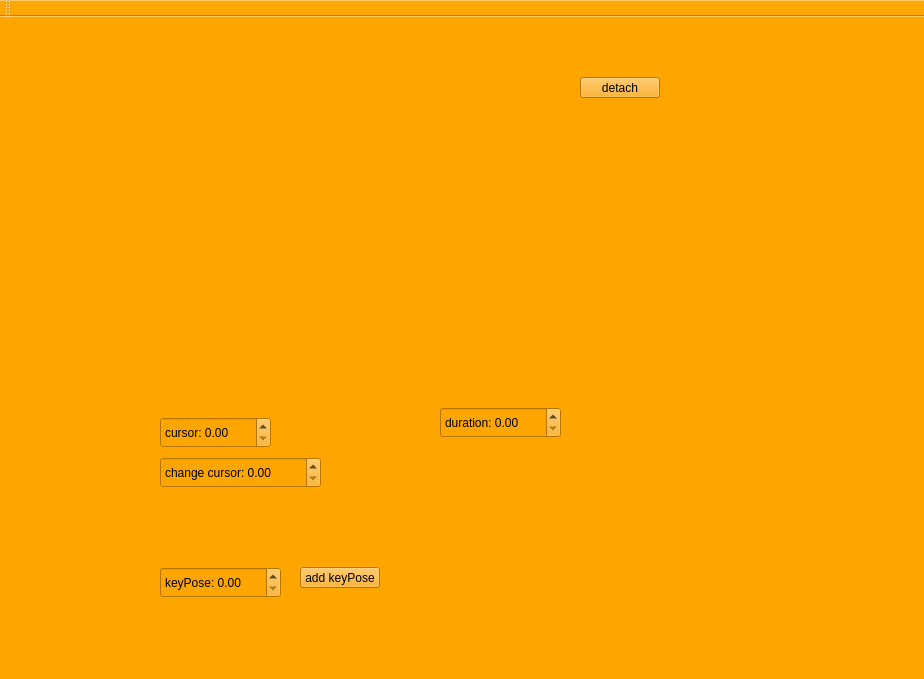
<?xml version="1.0" encoding="UTF-8"?>
<ui version="4.0">
 <class>MainWindow</class>
 <widget class="QMainWindow" name="MainWindow">
  <property name="geometry">
   <rect>
    <x>0</x>
    <y>0</y>
    <width>924</width>
    <height>679</height>
   </rect>
  </property>
  <property name="windowTitle">
   <string>MainWindow</string>
  </property>
  <property name="styleSheet">
   <string notr="true">background: orange</string>
  </property>
  <widget class="QWidget" name="centralWidget">
   <widget class="AnimTimeline" name="widget" native="true">
    <property name="geometry">
     <rect>
      <x>160</x>
      <y>110</y>
      <width>501</width>
      <height>161</height>
     </rect>
    </property>
   </widget>
   <widget class="QDoubleSpinBox" name="doubleSpinBox">
    <property name="geometry">
     <rect>
      <x>160</x>
      <y>400</y>
      <width>111</width>
      <height>31</height>
     </rect>
    </property>
    <property name="prefix">
     <string>cursor: </string>
    </property>
    <property name="suffix">
     <string/>
    </property>
   </widget>
   <widget class="QDoubleSpinBox" name="doubleSpinBox_2">
    <property name="geometry">
     <rect>
      <x>440</x>
      <y>390</y>
      <width>121</width>
      <height>31</height>
     </rect>
    </property>
    <property name="prefix">
     <string>duration: </string>
    </property>
   </widget>
   <widget class="QDoubleSpinBox" name="doubleSpinBox_3">
    <property name="geometry">
     <rect>
      <x>160</x>
      <y>440</y>
      <width>161</width>
      <height>31</height>
     </rect>
    </property>
    <property name="prefix">
     <string>change cursor: </string>
    </property>
   </widget>
   <widget class="QDoubleSpinBox" name="doubleSpinBox_4">
    <property name="geometry">
     <rect>
      <x>160</x>
      <y>550</y>
      <width>121</width>
      <height>31</height>
     </rect>
    </property>
    <property name="prefix">
     <string>keyPose: </string>
    </property>
   </widget>
   <widget class="QPushButton" name="pushButton">
    <property name="geometry">
     <rect>
      <x>300</x>
      <y>550</y>
      <width>80</width>
      <height>21</height>
     </rect>
    </property>
    <property name="text">
     <string>add keyPose</string>
    </property>
   </widget>
   <widget class="QPushButton" name="pushButton_2">
    <property name="geometry">
     <rect>
      <x>580</x>
      <y>60</y>
      <width>80</width>
      <height>21</height>
     </rect>
    </property>
    <property name="text">
     <string>detach</string>
    </property>
   </widget>
  </widget>
  <widget class="QMenuBar" name="menuBar">
   <property name="geometry">
    <rect>
     <x>0</x>
     <y>0</y>
     <width>924</width>
     <height>19</height>
    </rect>
   </property>
  </widget>
  <widget class="QToolBar" name="mainToolBar">
   <attribute name="toolBarArea">
    <enum>TopToolBarArea</enum>
   </attribute>
   <attribute name="toolBarBreak">
    <bool>false</bool>
   </attribute>
  </widget>
  <widget class="QStatusBar" name="statusBar"/>
 </widget>
 <layoutdefault spacing="6" margin="11"/>
 <customwidgets>
  <customwidget>
   <class>AnimTimeline</class>
   <extends>QWidget</extends>
   <header>animtimeline.h</header>
   <container>1</container>
   <slots>
    <signal>cursorChanged(double)</signal>
    <signal>playClicked()</signal>
    <signal>pauseClicked()</signal>
    <signal>keyPoseAdded(double)</signal>
    <signal>keyPoseChanged(int)</signal>
    <signal>removeKeyPose(int)</signal>
    <slot>onChangeDuration(double)</slot>
    <slot>onChangeCursor(double)</slot>
    <slot>onChangeAnimDuration(double)</slot>
   </slots>
  </customwidget>
 </customwidgets>
 <resources/>
 <connections>
  <connection>
   <sender>widget</sender>
   <signal>cursorChanged(double)</signal>
   <receiver>doubleSpinBox</receiver>
   <slot>setValue(double)</slot>
   <hints>
    <hint type="sourcelabel">
     <x>305</x>
     <y>214</y>
    </hint>
    <hint type="destinationlabel">
     <x>221</x>
     <y>444</y>
    </hint>
   </hints>
  </connection>
  <connection>
   <sender>doubleSpinBox_2</sender>
   <signal>valueChanged(double)</signal>
   <receiver>widget</receiver>
   <slot>onChangeAnimDuration(double)</slot>
   <hints>
    <hint type="sourcelabel">
     <x>499</x>
     <y>438</y>
    </hint>
    <hint type="destinationlabel">
     <x>433</x>
     <y>188</y>
    </hint>
   </hints>
  </connection>
  <connection>
   <sender>widget</sender>
   <signal>cursorChanged(double)</signal>
   <receiver>MainWindow</receiver>
   <slot>onChangeCursor(double)</slot>
   <hints>
    <hint type="sourcelabel">
     <x>272</x>
     <y>236</y>
    </hint>
    <hint type="destinationlabel">
     <x>262</x>
     <y>360</y>
    </hint>
   </hints>
  </connection>
  <connection>
   <sender>widget</sender>
   <signal>playClicked()</signal>
   <receiver>MainWindow</receiver>
   <slot>onPlay()</slot>
   <hints>
    <hint type="sourcelabel">
     <x>520</x>
     <y>237</y>
    </hint>
    <hint type="destinationlabel">
     <x>567</x>
     <y>376</y>
    </hint>
   </hints>
  </connection>
  <connection>
   <sender>widget</sender>
   <signal>pauseClicked()</signal>
   <receiver>MainWindow</receiver>
   <slot>onPause()</slot>
   <hints>
    <hint type="sourcelabel">
     <x>486</x>
     <y>264</y>
    </hint>
    <hint type="destinationlabel">
     <x>500</x>
     <y>402</y>
    </hint>
   </hints>
  </connection>
  <connection>
   <sender>widget</sender>
   <signal>keyPoseAdded(double)</signal>
   <receiver>MainWindow</receiver>
   <slot>onAddKeyPose(double)</slot>
   <hints>
    <hint type="sourcelabel">
     <x>363</x>
     <y>258</y>
    </hint>
    <hint type="destinationlabel">
     <x>352</x>
     <y>343</y>
    </hint>
   </hints>
  </connection>
  <connection>
   <sender>doubleSpinBox_3</sender>
   <signal>valueChanged(double)</signal>
   <receiver>widget</receiver>
   <slot>onChangeCursor(double)</slot>
   <hints>
    <hint type="sourcelabel">
     <x>264</x>
     <y>481</y>
    </hint>
    <hint type="destinationlabel">
     <x>242</x>
     <y>269</y>
    </hint>
   </hints>
  </connection>
  <connection>
   <sender>widget</sender>
   <signal>keyPoseChanged(int)</signal>
   <receiver>MainWindow</receiver>
   <slot>onKeyPoseChanged(int)</slot>
   <hints>
    <hint type="sourcelabel">
     <x>588</x>
     <y>252</y>
    </hint>
    <hint type="destinationlabel">
     <x>705</x>
     <y>455</y>
    </hint>
   </hints>
  </connection>
  <connection>
   <sender>widget</sender>
   <signal>removeKeyPose(int)</signal>
   <receiver>MainWindow</receiver>
   <slot>onRemoveKeyPose(int)</slot>
   <hints>
    <hint type="sourcelabel">
     <x>549</x>
     <y>226</y>
    </hint>
    <hint type="destinationlabel">
     <x>570</x>
     <y>559</y>
    </hint>
   </hints>
  </connection>
 </connections>
 <slots>
  <slot>cursorChanged(double)</slot>
  <slot>onChangeCursor(double)</slot>
  <slot>onPlay()</slot>
  <slot>onPause()</slot>
  <slot>onAddKeyPose(double)</slot>
  <slot>onKeyPoseChanged(int)</slot>
  <slot>onRemoveKeyPose(int)</slot>
 </slots>
</ui>
